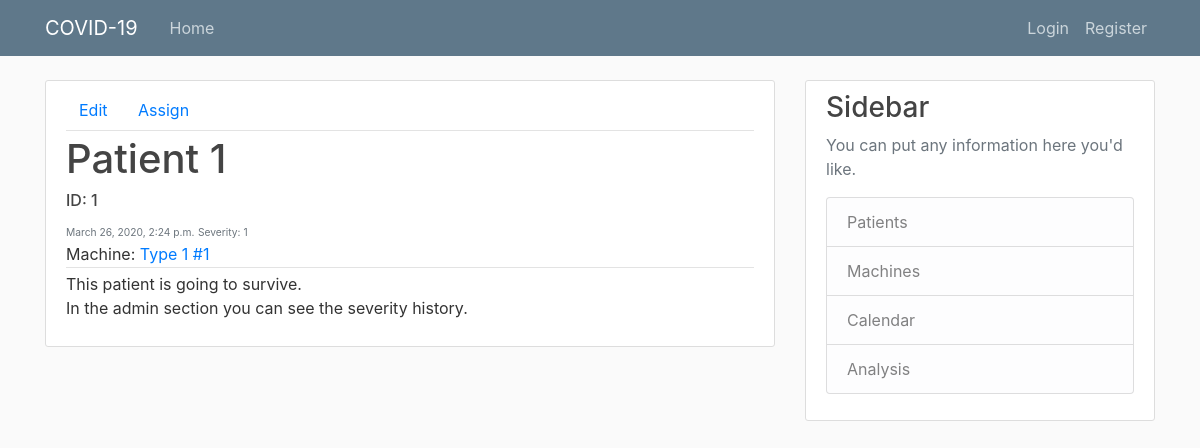
The app's page /manager/patient/1/ with its own data.
### manager/models.py (models this page shows, shortened)
class Patient(models.Model):
    name = models.CharField(max_length=100)
    SEVERITY = (
    	(0, 'Healed'),
        (1, 'Low'),
    	(2, 'Moderate'),
    	(3, 'Medium'),
    	(4, 'High'),
    	(5, 'Very High'),
    	(6, 'Dead'),
    )
    severity = models.IntegerField(default=1, choices=SEVERITY)
    admission_date = models.DateTimeField('Admission date: ', default=timezone.now)
    description = models.TextField(blank=True)
    machine_pk = models.IntegerField(default=0)
    history_severity_x = models.TextField(blank=True)
    history_severity_y = models.TextField(blank=True)
    history_machine_x = models.TextField(blank=True)
    history_machine_y = models.TextField(blank=True)

class Machine(models.Model):
    model = models.ForeignKey(MachineType, on_delete=models.CASCADE)
    location = models.CharField(max_length=100)
    description = models.TextField(blank=True)
    patient_pk = models.IntegerField(default=0)
    def __str__(self):
    	return self.model.name + ' #' + str(self.pk)

class MachineType(models.Model):
    name = models.CharField(max_length=100)
    description = models.TextField(blank=True)

### manager/views.py (the view)
# urls.py: path('patient/<int:pk>/', views.patient, name='patient'),
def patient(request, pk):
    try:
        patient = Patient.objects.get(pk=pk)
    except Patient.DoesNotExist:
        raise Http404("Patient not found")
    if patient.machine_pk == 0:
        return render(request, 'patient.html', {'patient': patient})
    else:
        try:
            return render(request, 'patient.html', {'patient': patient, 'machine': Machine.objects.get(pk=patient.machine_pk)})
        except Machine.DoesNotExist:
            raise Http404("Machine not found")

### manager/templates/patient.html
{% extends "base.html" %}
{% block content %}
	<article class="media content-section">
	  <div class="media-body">
			<div class="article-metadata">
				<a class="btn" href="{% url 'patient-update' patient.pk %}">Edit</a>
				<a class="btn" href="{% url 'patient-machinetype' patient.pk %}">Assign</a>
			</div>
			<div class="article-metadata">
				<h1>{{ patient.name }}</h1>
				<h6>ID: {{ patient.pk }}</h6>
				<small class="text-muted">
					<small>{{ patient.admission_date }}</small>
					<small>Severity: {{patient.severity}}</small>
				</small>
				<div>
					Machine:
					{% if machine %}
						<a href="{% url 'machine' machine.pk %}">{{ machine }}</a>
					{% else %}
						<a href="#">None</a>
					{% endif %}
				</div>
			</div>
			<p class="article-content">{{ patient.description }}</p>
	  </div>
	</article>
{% endblock content %}

### manager/static/main.css (style rules this page uses)
body { background: #fafafa; color: #333333; margin-top: 5rem; }
h1, h2, h3, h4, h5, h6 { color: #444444; }
.content-section { background: #ffffff; padding: 10px 20px; border: 1px solid #dddddd; border-radius: 3px; margin-bottom: 20px; }
.article-content { white-space: pre-line; }
.article-metadata { padding-bottom: 1px; margin-bottom: 4px; border-bottom: 1px solid #e3e3e3 }

### records on screen
Patient: name "Patient 1", pk "1", admission_date "March 26, 2020, 2:24 p.m.", severity "1", description "This patient is going to survive. In the admin section you can see the severity history."
Machine: model+id "Type 1 #1"
